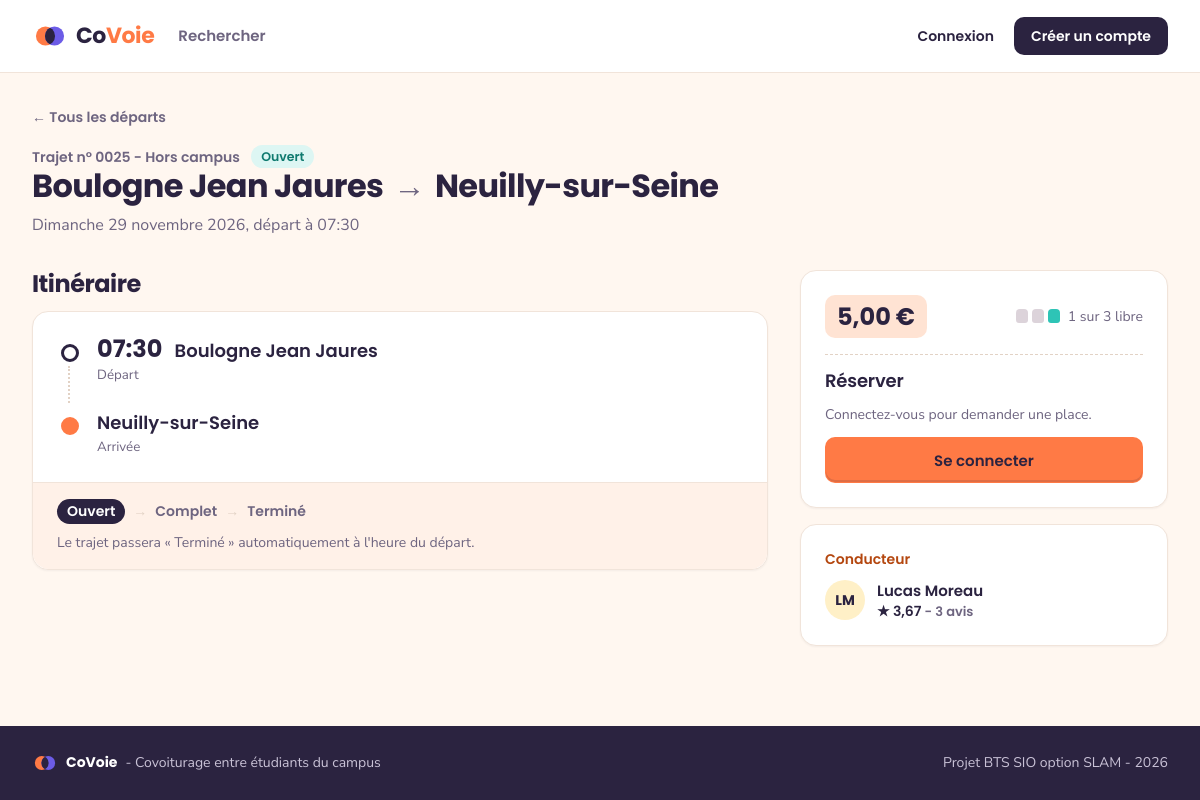
Page /index.php?page=trajet&id=25 on the earlier database version.
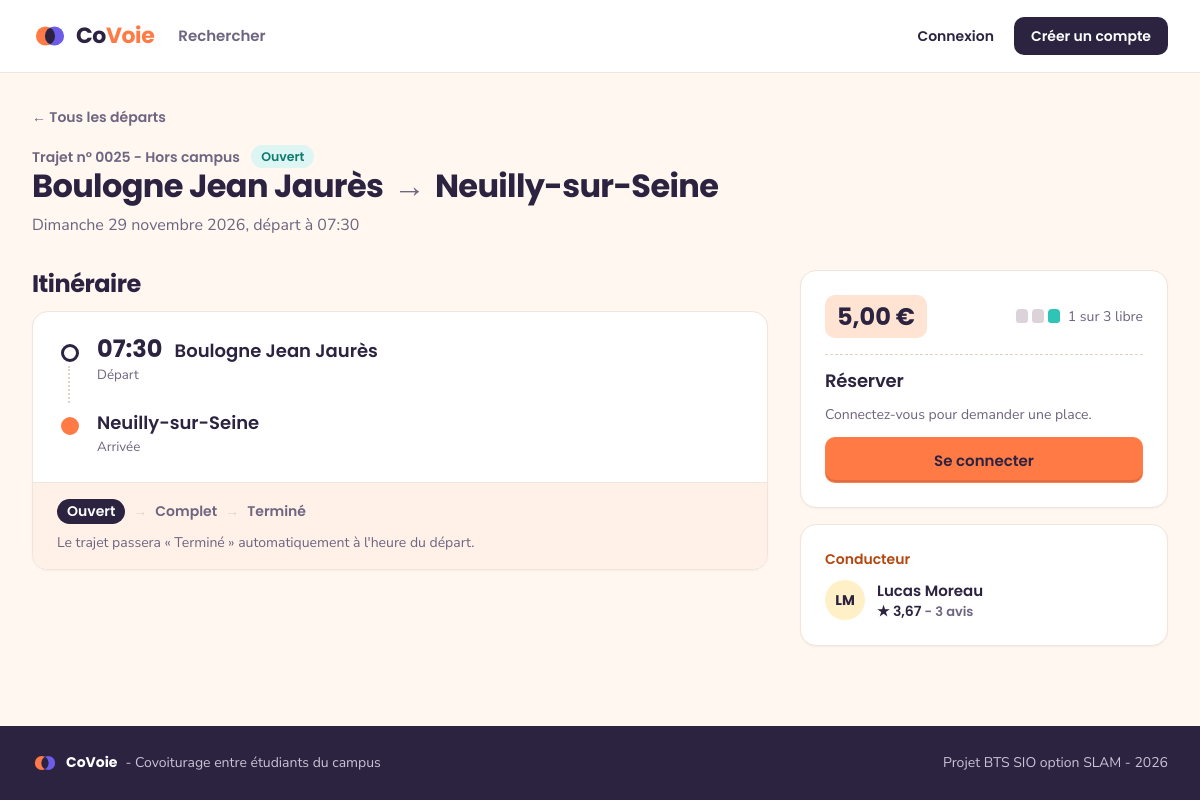
Same page on the later database version.
### tables this page shows
CREATE TABLE trajets (
    id               INT(11)      NOT NULL AUTO_INCREMENT,
    origine          VARCHAR(120) NOT NULL,
    destination      VARCHAR(120) NOT NULL,
    date_heure       DATETIME     NOT NULL,
    places_totales   INT(2)       NOT NULL,
    places_restantes INT(2)       NOT NULL,
    statut           VARCHAR(10)  NOT NULL DEFAULT 'Ouvert',
    prix             DECIMAL(6,2) NOT NULL DEFAULT 0.00,
    id_conducteur    INT(11)      NOT NULL,

    PRIMARY KEY (id),
    KEY recherche (statut, date_heure),

    CONSTRAINT fk_trajet_conducteur
        FOREIGN KEY (id_conducteur) REFERENCES utilisateurs (id)
        ON DELETE CASCADE
);

### includes/fonctions.php (called while the page is built, shortened)
<?php
function lireId(string $nom = 'id'): int
{
    $id = 0;
    if (isset($_GET[$nom])) {
        $id = (int) $_GET[$nom];
    }
    return $id;
}
function afficherVue(string $vue, array $donnees = []): void
{
    extract($donnees);
    require 'vues/gabarit/header.php';
    require 'vues/' . $vue . '.php';
    require 'vues/gabarit/footer.php';
}
function e($texte): string
{
    return htmlspecialchars((string) $texte, ENT_QUOTES, 'UTF-8');
}
function formaterHeure(string $date): string
{
    return date('H:i', strtotime($date));
}
function formaterPrix(float $prix): string
{
    return number_format($prix, 2, ',', ' ') . ' €';
}
function libelleStatut(string $statut): string
{
    $libelles = [
        'Ouvert' => 'Ouvert',
        'Complet' => 'Complet',
        'Termine' => 'Terminé',
        'En attente' => 'En attente',
        'Confirmee' => 'Confirmée',
        'Refusee' => 'Refusée'
    ];
    if (isset($libelles[$statut])) {
        return $libelles[$statut];
    }
    return $statut;
}
function classeStatut(string $statut): string
{
    return 'statut-' . strtolower(str_replace(' ', '-', $statut));
}
function formaterDateLongue(string $date): string
{
    $jours = ['dimanche', 'lundi', 'mardi', 'mercredi', 'jeudi', 'vendredi', 'samedi'];
    $mois = ['janvier', 'février', 'mars', 'avril', 'mai', 'juin', 'juillet', 'août', 'septembre', 'octobre', 'novembre', 'décembre'];
    $horodatage = strtotime($date);
    return $jours[(int) date('w', $horodatage)] . ' ' . date('j', $horodatage) . ' '
        . $mois[(int) date('n', $horodatage) - 1] . ' ' . date('Y', $horodatage);
}
function sensTrajet(string $origine, string $destination): string
{
    return 'Hors campus';
}

### controleurs/TrajetController.php (called while the page is built, shortened)
<?php
class TrajetController
{
    private function chargerTrajet(): Trajet
    {
        $trajet = Trajet::trouver(lireId());
        return $trajet;
    }
    public function detail(): void
    {
        $trajet = $this->chargerTrajet();
        $estConducteur = ($trajet->id_conducteur === idConnecte());
        $demandes = [];
        afficherVue('trajets/detail', [
            'titre' => $trajet->origine . ' → ' . $trajet->destination,
            'trajet' => $trajet,
            'conducteur' => Utilisateur::trouver($trajet->id_conducteur),
            'noteConducteur' => Avis::noteMoyenne($trajet->id_conducteur),
            'nombreAvisConducteur' => Avis::nombreAvis($trajet->id_conducteur),
            'estConducteur' => $estConducteur,
            'demandes' => $demandes,
            'maDemande' => Reservation::statutDemande($trajet->id, idConnecte())
        ]);
    }
}

### index.php (called while the page is built, shortened)
<?php
require_once 'includes/connexion.php';
require_once 'includes/fonctions.php';
require_once 'includes/routes.php';
require_once 'modeles/Trajet.php';
require_once 'controleurs/TrajetController.php';
$page = 'accueil';
if (isset($_GET['page']) && is_string($_GET['page'])) {
    $page = $_GET['page'];
}
$nomMethode = $routes[$page][1];
$controleur = new $nomControleur();
$controleur->$nomMethode();

### includes/connexion.php (called while the page is built)
<?php
function connexionBdd(): PDO
{
    static $pdo = null;
    if ($pdo === null) {
        $dsn = 'mysql:host=' . BDD_HOTE . ';port=' . BDD_PORT . ';dbname=' . BDD_NOM . ';charset=utf8mb4';
        try {
            $pdo = new PDO($dsn, BDD_UTILISATEUR, BDD_MOT_DE_PASSE, [
                PDO::ATTR_ERRMODE => PDO::ERRMODE_EXCEPTION,
                PDO::ATTR_DEFAULT_FETCH_MODE => PDO::FETCH_ASSOC,
                PDO::ATTR_EMULATE_PREPARES => false
            ]);
        } catch (PDOException $erreur) {
            afficherErreur(500, 'Base de données inaccessible : lancez WAMP et importez sql/bdd_covoie.sql.');
        }
    }
    return $pdo;
}
function requete(string $sql, array $parametres = []): PDOStatement
{
    $resultat = connexionBdd()->prepare($sql);
    $resultat->execute($parametres);
    return $resultat;
}

### modeles/Trajet.php (called while the page is built, shortened)
<?php
class Trajet
{
    public int $places_totales;
    public int $places_restantes;
    public static function trouver(int $id): ?Trajet
    {
        $resultat = requete('SELECT * FROM trajets WHERE id = ?', [$id]);
        $trajet = $resultat->fetchObject('Trajet');
        return $trajet;
    }
    public function placesOccupees(): int
    {
        return $this->places_totales - $this->places_restantes;
    }
}

### vues/trajets/detail.php (the view, shortened to what the changed rows need)
<?php
$placesPrises = $trajet->placesOccupees();
?>
<div class="entete-page">
    <div>
        <p class="surtitre">
            Trajet n° <?= sprintf('%04d', $trajet->id) ?> - <?= sensTrajet($trajet->origine, $trajet->destination) ?>
            <span class="plaque <?= classeStatut($trajet->statut) ?>"><?= libelleStatut($trajet->statut) ?></span>
        </p>
        <h1><?= e($trajet->origine) ?> <span class="fleche" aria-hidden="true">→</span><span class="visuellement-cache"> vers </span> <?= e($trajet->destination) ?></h1>
        <p><?= ucfirst(formaterDateLongue($trajet->date_heure)) ?>, départ à <?= formaterHeure($trajet->date_heure) ?></p>
    </div>
</div>
<div class="gabarit-detail">
    <div>
        <section class="section">
            <h2>Itinéraire</h2>
            <div class="bloc">
                <ol class="frise">
                    <li>
                        <span class="frise-heure"><?= formaterHeure($trajet->date_heure) ?></span>
                        <span class="frise-lieu"><?= e($trajet->origine) ?></span>
                        <small>Départ</small>
                    </li>
                    <li>
                        <span class="frise-lieu"><?= e($trajet->destination) ?></span>
                        <small>Arrivée</small>
                    </li>
                </ol>
            </div>
        </section>
    </div>
    <aside class="panneau-action">
        <div class="bloc">
            <div class="panneau-prix">
                <span class="prix prix--grand"><?= formaterPrix($trajet->prix) ?></span>
                <span class="sieges" title="<?= $trajet->places_restantes ?> place(s) libre(s) sur <?= $trajet->places_totales ?>">
                    <?php for ($i = 1; $i <= $trajet->places_totales; $i++) { ?>
                        <i class="siege<?= $i <= $placesPrises ? ' pris' : '' ?>"></i>
                    <?php } ?>
                    <span class="sieges-texte"><?= $trajet->places_restantes ?> sur <?= $trajet->places_totales ?> libre<?= $trajet->places_restantes > 1 ? 's' : '' ?></span>
                </span>
            </div>
        </div>
    </aside>
</div>

Differences in the rows shown:
changed trajets "Neuilly-sur-Seine": origine "Boulogne Jean Jaures" → "Boulogne Jean Jaurès"
